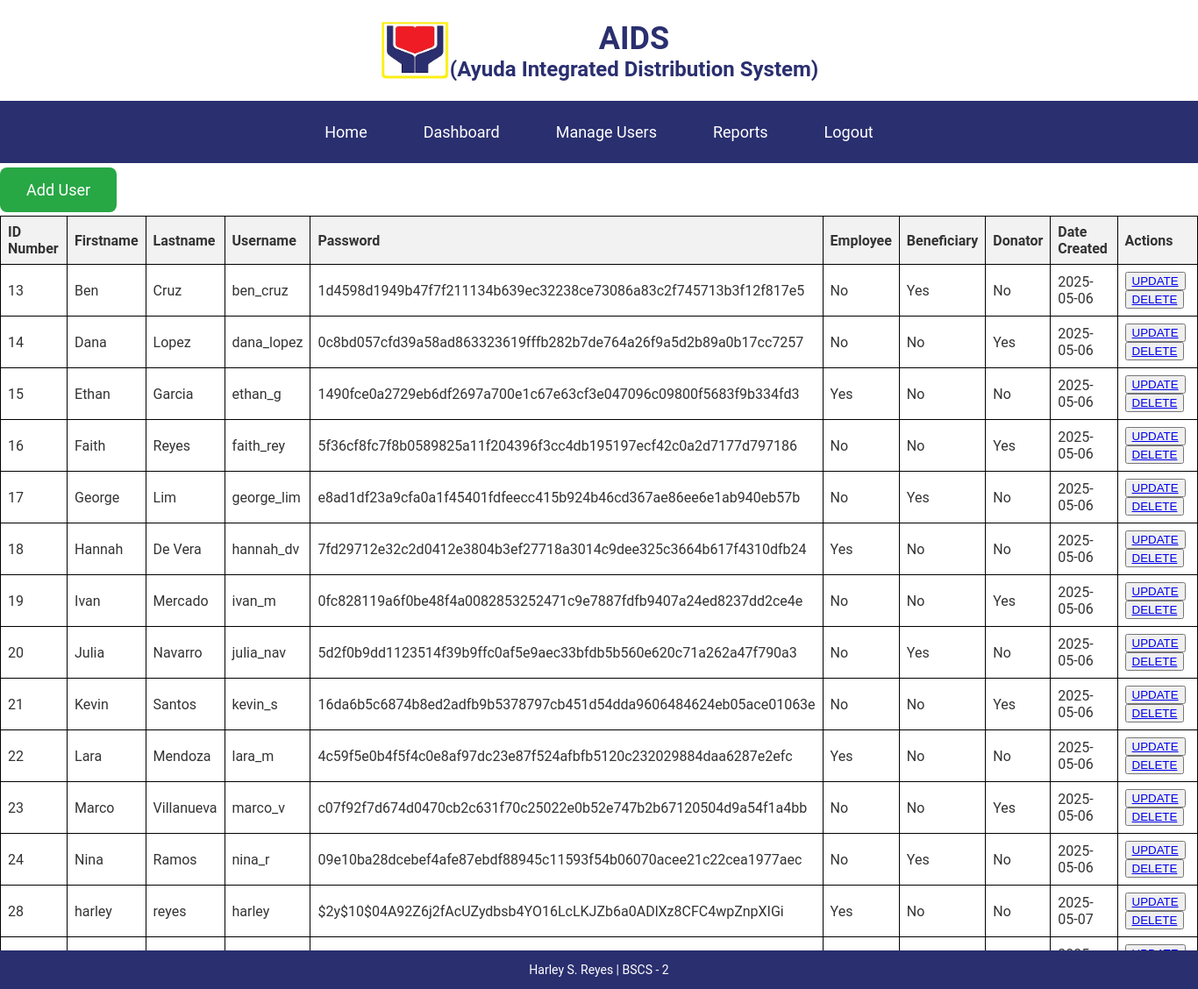
The page /f1Reyes/dashboard.php on the database as committed earlier.
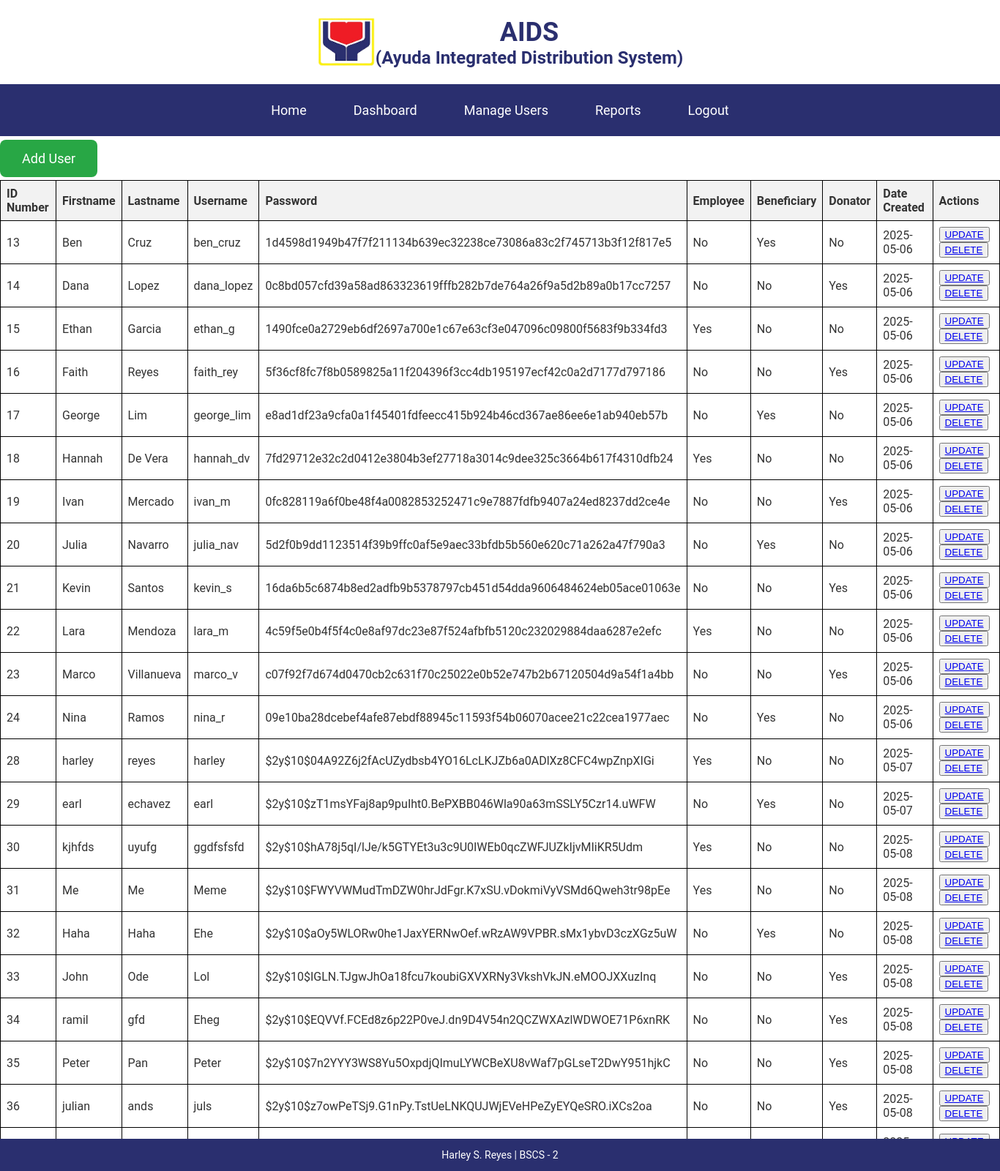
The same page on the database as committed later.
### tables this page shows
CREATE TABLE `tbluser` (
  `uid` int(11) NOT NULL,
  `fname` varchar(250) NOT NULL,
  `lname` varchar(250) NOT NULL,
  `password` varchar(250) NOT NULL,
  `is_employee` tinyint(1) DEFAULT NULL,
  `is_beneficiary` tinyint(1) DEFAULT NULL,
  `is_donator` tinyint(1) DEFAULT NULL,
  `username` varchar(250) NOT NULL,
  `date_created` date NOT NULL,
  `date_modified` date NOT NULL
);

### f1Reyes/readrecords.php (called while the page is built, shortened)
<?php
	include 'connect.php';
	$query = 'SELECT * FROM tbluser';
	$resultset = mysqli_query($connection, $query);
?>

### f1Reyes/dashboard.php (the view, shortened to what this page needs)
<?php
    include 'connect.php';
    include 'readrecords.php';
    require_once 'includes/header.php';
?>
<link rel="stylesheet" type="text/css" href="css/dashboard.css">
<div class="nav-container">
    <nav>
        <a href="home_employee.php">Home</a>
        <a href="dashboard.php">Dashboard</a>
        <a href="learn_more.php">Manage Users</a>
        <a href="reports.php">Reports</a>
        <a href="index.php">Logout</a>
    </nav>
</div>
<div class="add-user-container">
    <a href="add_student.php" class="add-user-btn">Add User</a>
</div>
<div>
    <table id="tblCustomerRecords" class="table table-striped table-bordered table-sm" cellspacing="0" width="100%">
        <thead>
            <tr>
                <th>ID Number</th>
                <th>Firstname</th>
                <th>Lastname</th>
                <th>Username</th>
                <th>Password</th>
                <th>Employee</th>
                <th>Beneficiary</th>
                <th>Donator</th>
                <th>Date Created</th>
                <th>Actions</th>
            </tr>
        </thead>
        <tbody>
            <?php while($row = $resultset->fetch_assoc()): ?>
            <tr>
                <td><?php echo $row['uid']; ?></td>
                <td><?php echo htmlspecialchars($row['fname']); ?></td>
                <td><?php echo htmlspecialchars($row['lname']); ?></td>
                <td><?php echo htmlspecialchars($row['username']); ?></td>
                <td><?php echo htmlspecialchars($row['password']); ?></td>
                <td><?php echo $row['is_employee'] ? 'Yes' : 'No'; ?></td>
                <td><?php echo $row['is_beneficiary'] ? 'Yes' : 'No'; ?></td>
                <td><?php echo $row['is_donator'] ? 'Yes' : 'No'; ?></td>
                <td><?php echo htmlspecialchars($row['date_created']); ?></td>
                <td>
                    <button><a href="update.php?id=<?php echo $row['uid']; ?>">UPDATE</a></button>
                    <button><a href="delete.php?id=<?php echo $row['uid']; ?>" onclick="return confirm('Are you sure you want to delete this user?');">DELETE</a></button>
                </td>
            </tr>
            <?php endwhile; ?>
        </tbody>
    </table>
</div>
<?php require_once 'includes/footer.php'; ?>

### f1Reyes/includes/header.php (shortened to what this page needs)
<link rel="stylesheet" type="text/css" href="css/dashboard.css">
<header>
    <div>
        <img src="images/dswd_removebg.png" alt="DSWD Logo">
    </div>
    <div class="title">
        <h2>AIDS</h2>
        <h2 style="font-size: 24px; margin-top: 0;">(Ayuda Integrated Distribution System)</h2>
    </div>
</header>

### f1Reyes/includes/footer.php (shortened to what this page needs)
<link rel="stylesheet" type="text/css" href="css\dashboard.css">
<footer>
    <p>Harley S. Reyes | BSCS - 2</p>
</footer>

### f1Reyes/css/dashboard.css (style rules this page uses)
header { display: flex; align-items: center; justify-content: center; background-color: #ffffff; padding: 20px; box-shadow: 0 2px 10px rgba(0, 0, 0, 0.1); }
header img { width: 80px; height: auto; }
.title h2 { font-size: 36px; color: #2a2f6f; margin: 0; text-align: center; }
.table { background-color: white; }
#tblCustomerRecords { background-color: white; }
table { width: 100%; border-collapse: collapse; }
th, td { border: 1px solid black; padding: 8px; text-align: left; }
th { background-color: #f2f2f2; text-align: left; }
td:nth-child(1), th:nth-child(1) { text-align: left; }
div { background-color: white; }
footer { background-color: #2a2f6f; color: #ffffff; text-align: center; font-size: 14px; position: fixed; bottom: 0; width: 100%; }

### f1Reyes/dashboard.php (style rules this page uses)
.nav-container { background-color: #2a2f6f; padding: 15px; text-align: center; }
.nav-container nav a { color: white; text-decoration: none; font-size: 18px; padding: 10px 20px; margin: 0 10px; display: inline-block; transition: 0.3s; }
.add-user-container { text-align: left; margin-top: 20px; }
.add-user-btn { padding: 15px 30px; background-color: #28a745; color: white; font-size: 18px; border-radius: 8px; border: none; text-decoration: none; transition: background-color 0.3s ease, transform 0.3s ease; }

Rows that differ between the two databases and show on the page:
now on this page (row unchanged): tbluser: uid "29", fname "earl", lname "echavez", username "earl", password "$2y$10$zT1msYFaj8ap9puIht0.BePXBB046Wla90a63mSSLY5Czr14.uWFW", is_employee "No", is_beneficiary "Yes", is_donator "No", date_created "2025-05-07"
added tbluser: uid "30", fname "kjhfds", lname "uyufg", username "ggdfsfsfd", password "$2y$10$hA78j5qI/lJe/k5GTYEt3u3c9U0IWEb0qcZWFJUZkIjvMIiKR5Udm", is_employee "Yes", is_beneficiary "No", is_donator "No", date_created "2025-05-08"
added tbluser: uid "31", fname "Me", lname "Me", username "Meme", password "$2y$10$FWYVWMudTmDZW0hrJdFgr.K7xSU.vDokmiVyVSMd6Qweh3tr98pEe", is_employee "Yes", is_beneficiary "No", is_donator "No", date_created "2025-05-08"
added tbluser: uid "32", fname "Haha", lname "Haha", username "Ehe", password "$2y$10$aOy5WLORw0he1JaxYERNwOef.wRzAW9VPBR.sMx1ybvD3czXGz5uW", is_employee "No", is_beneficiary "Yes", is_donator "No", date_created "2025-05-08"
added tbluser: uid "33", fname "John", lname "Ode", username "Lol", password "$2y$10$IGLN.TJgwJhOa18fcu7koubiGXVXRNy3VkshVkJN.eMOOJXXuzInq", is_employee "No", is_beneficiary "No", is_donator "Yes", date_created "2025-05-08"
added tbluser: uid "34", fname "ramil", lname "gfd", username "Eheg", password "$2y$10$EQVVf.FCEd8z6p22P0veJ.dn9D4V54n2QCZWXAzlWDWOE71P6xnRK", is_employee "No", is_beneficiary "No", is_donator "Yes", date_created "2025-05-08"
added tbluser: uid "35", fname "Peter", lname "Pan", username "Peter", password "$2y$10$7n2YYY3WS8Yu5OxpdjQImuLYWCBeXU8vWaf7pGLseT2DwY951hjkC", is_employee "No", is_beneficiary "No", is_donator "Yes", date_created "2025-05-08"
added tbluser: uid "36", fname "julian", lname "ands", username "juls", password "$2y$10$z7owPeTSj9.G1nPy.TstUeLNKQUJWjEVeHPeZyEYQeSRO.iXCs2oa", is_employee "No", is_beneficiary "No", is_donator "Yes", date_created "2025-05-08"
